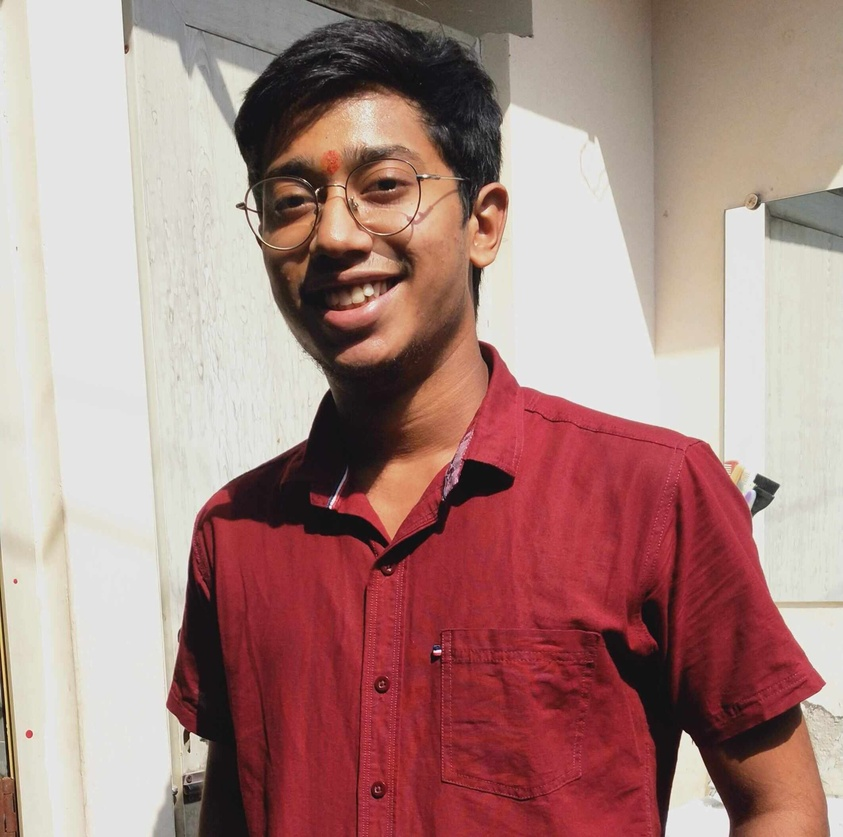
#> input picture Black and white/krj.jpg, 843 x 837 px, shrunk from 2125 x 2111 before the run
$ python Code.py
#> lines starting #> are read from the running program, lines starting #| are printed output that depends on the picture; after the words box and inside, x2 and y2 are one past the last pixel; in counts of white or black regions, pixels touching at a corner belong together
import cv2
img = cv2.imread("krj.jpg")
#> img is the input picture: shape (837, 843, 3); mean B, G, R 129, 133.7, 170
grayImg = cv2.cvtColor(img,cv2.COLOR_BGR2GRAY)
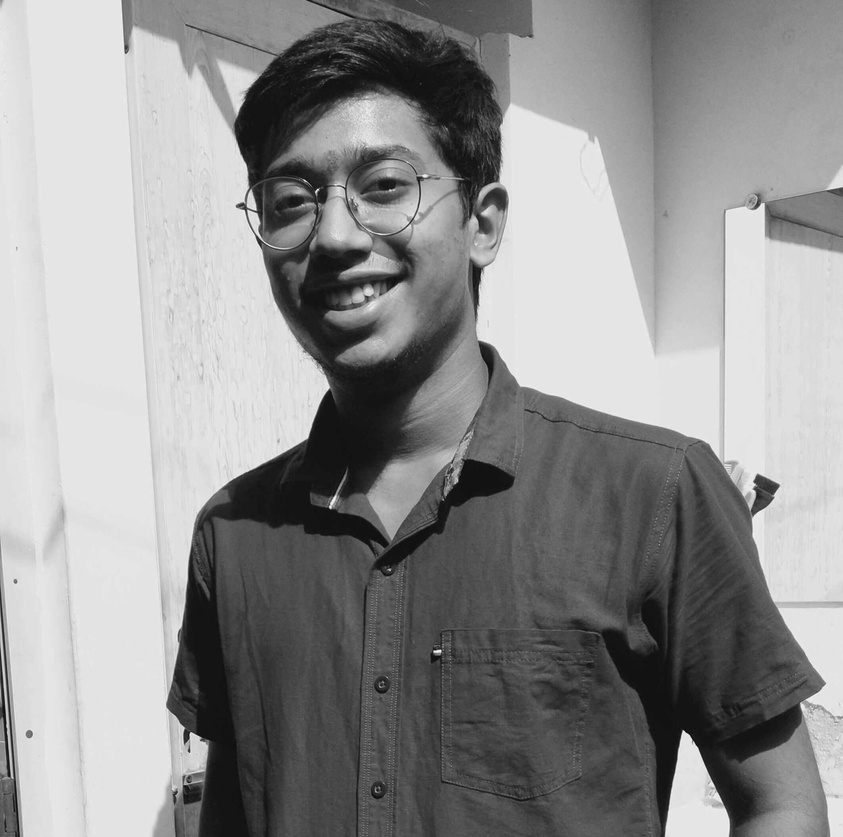
#> grayImg: shape (837, 843); min 10, max 245, mean 144
thresImg = cv2.threshold(grayImg, 180,255,cv2.THRESH_BINARY)[1]
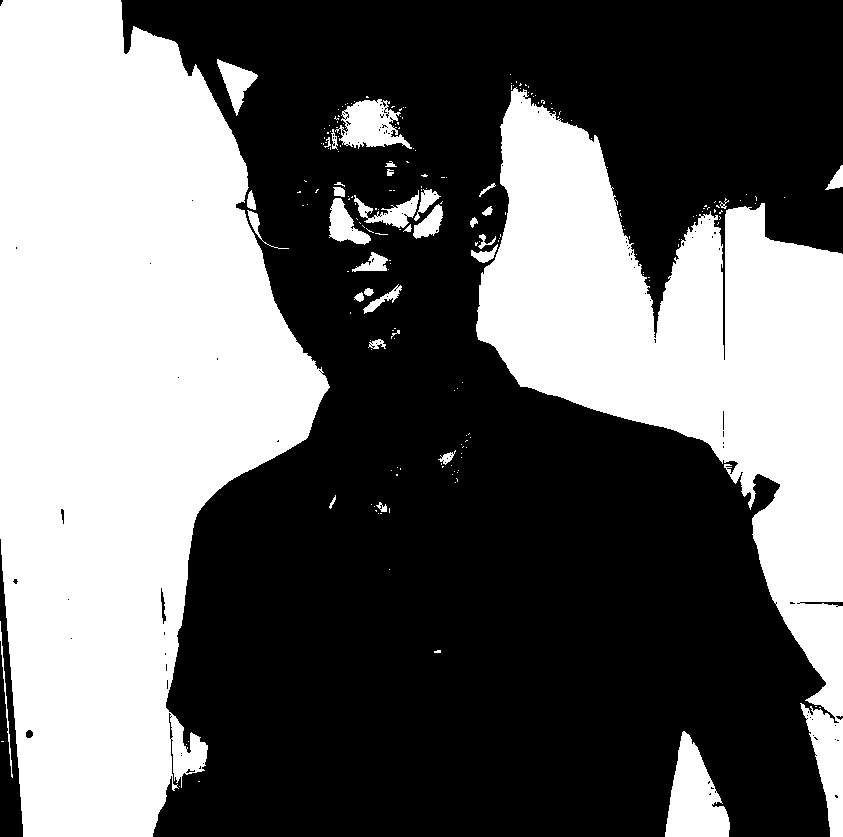
#> thresImg: shape (837, 843); 41.6% white; 208 white regions (173 under 20 px), largest, box (x1, y1, x2, y2) and area: (0, 0, 330, 837) 181621, (476, 87, 843, 837) 98542, (665, 731, 730, 837) 4135
cv2.imwrite("ThresholdImage.jpg",thresImg)
